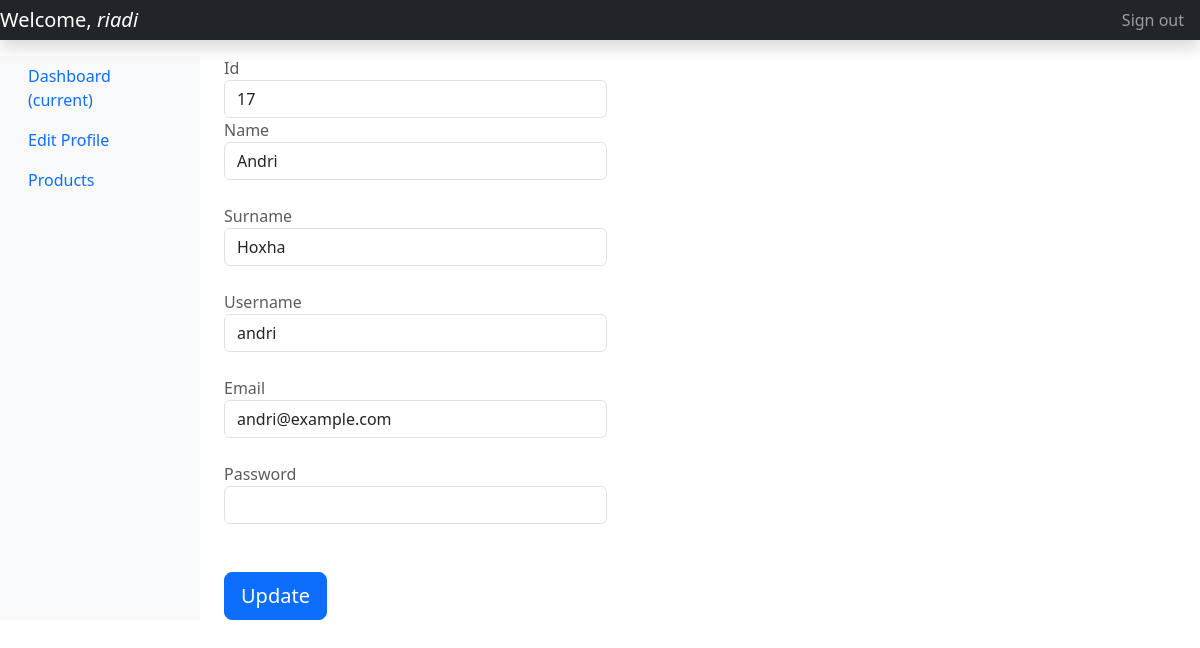
Screenshot of /profile.php?id=17 (signed in) with the database file from the repository.
### tables this page shows
CREATE TABLE `users` (
  `id` int(100) NOT NULL,
  `name` varchar(255) NOT NULL,
  `surname` varchar(255) NOT NULL,
  `username` varchar(255) NOT NULL,
  `email` varchar(255) NOT NULL,
  `password` varchar(255) NOT NULL
);

### profile.php (the view, shortened to what this page needs)
<?php
include_once('include/config.php');
$id = isset($_GET['id']) ? intval($_GET['id']) : 0;
$sql = "SELECT * FROM users WHERE id=:id";
$selectUser = $conn->prepare($sql);
$selectUser->bindParam(':id', $id, PDO::PARAM_INT);
$selectUser->execute();
$user_data = $selectUser->fetch(PDO::FETCH_ASSOC);
?>
<?php include_once('include/header.php'); ?>
<nav class="navbar navbar-dark fixed-top bg-dark flex-md-nowrap p-0 shadow">
  <a class="navbar-brand col-sm-3 col-md-2 mr-0" href="#">Welcome, <i> <?php echo htmlspecialchars($_SESSION['username']); ?> </i></a>
  <ul class="navbar-nav px-3">
    <li class="nav-item text-nowrap">
      <a class="nav-link" href="logout.php">Sign out</a>
    </li>
  </ul>
</nav>
<div class="container-fluid">
  <div class="row">
    <nav class="col-md-2 d-none d-md-block bg-light sidebar">
      <div class="sidebar-sticky">
        <ul class="nav flex-column">
          <li class="nav-item">
            <a class="nav-link active" href="dashboard.php">
              Dashboard <span class="sr-only">(current)</span>
            </a>
          </li>
          <li class="nav-item">
            <a class="nav-link" href="profile.php?id=<?= isset($_SESSION['user_id']) ? htmlspecialchars($_SESSION['user_id']) : '' ?>">
              Edit Profile
            </a>
          </li>
          <li class="nav-item">
            <a class="nav-link" href="product_dashboard.php">
              Products
            </a>
          </li>
        </ul>
      </div>
    </nav>
    <main role="main" class="col-md-9 ml-sm-auto col-lg-10 px-4">
      <div class="row">
        <div class="col-md-5">
          <form class="form-profile" action="logic/update.php" method="post">
            <span class="text-muted" for='id'>Id</span>
            <input type="number" class="form-control" id="floatingInput" placeholder="Id" name="id" value="<?php echo htmlspecialchars($user_data['id']); ?>" readonly>
            <span class="text-muted" for='name'> Name </span>
            <input class="form-control" type="text" name="name" value="<?php echo htmlspecialchars($user_data['name']); ?>" required><br>
            <span class="text-muted"> Surname </span>
            <input class="form-control" type="text" name="surname" value="<?php echo htmlspecialchars($user_data['surname']); ?>" required><br>
            <span class="text-muted"> Username </span>
            <input class="form-control" type="text" name="username" value="<?php echo htmlspecialchars($user_data['username']); ?>" required><br>
            <span class="text-muted">Email</span>
            <input class="form-control" type="email" name="email" value="<?php echo htmlspecialchars($user_data['email']); ?>" required><br>
            <span class="text-muted">Password</span>
            <input class="form-control" type="password" name="password" required><br><br>
            <button class="btn btn-lg btn-primary" type="submit" name="update">Update</button>
          </form>
        </div>
      </div>
    </main>
  </div>
</div>

### profile.php (style rules this page uses)
body { padding-top: 56px; }

### rows the page displays
users: id "17", name "Andri", surname "Hoxha", username "andri", email "andri@example.com"

### other values shown
$_SESSION['username'] "riadi"
